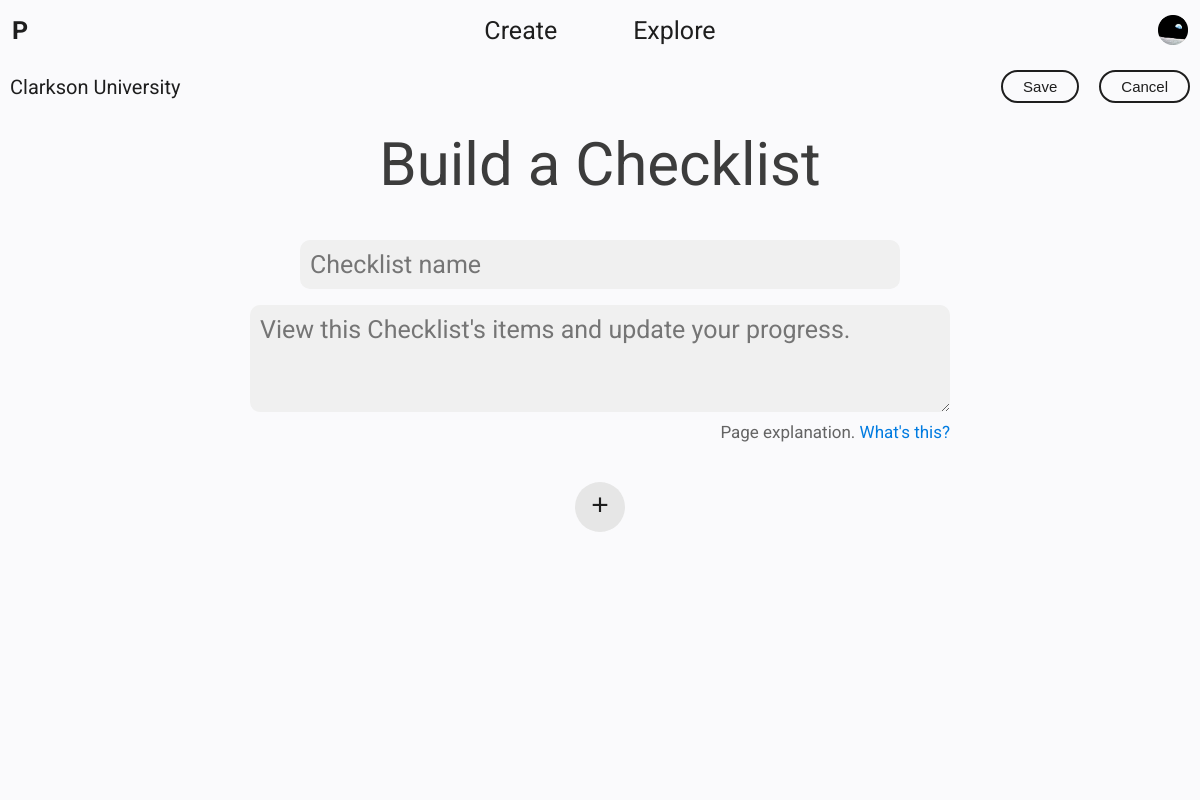
The page /create/build/?type=Checklist (signed in) on the database its author committed.
### builder/models.py (models this page shows, shortened)
class Profile(models.Model):
    user = models.OneToOneField(settings.AUTH_USER_MODEL, on_delete=models.CASCADE)
    organization = models.ForeignKey(Organization, null=True, on_delete=models.SET_NULL)

class Organization(models.Model):
    name = models.CharField(max_length=LENGTH_SHORT)
    headquarters = models.CharField(max_length=LENGTH_MEDIUM)
    description = models.CharField(max_length=LENGTH_LONG)
    isPrivate = models.BooleanField(default=False)
    owner = models.ForeignKey(settings.AUTH_USER_MODEL, on_delete=models.CASCADE) # SET_NULL? Orphan Organization?
    approved = models.BooleanField(default=False)
    objects = OrganizationManager()

class PageInfo(models.Model):
    type = models.CharField(max_length=LENGTH_SHORT)
    description = models.CharField(max_length=LENGTH_MEDIUM)
    color = models.ForeignKey(ColorField, on_delete=models.CASCADE)
    defaultExplanation = models.CharField(max_length=LENGTH_LONG)
    hasSingleItem = models.BooleanField()

### builder/views.py (the view, shortened to what this page needs)
# urls.py: path('create/build/', views.build, name='build'),
@login_required
def build(request):
    if request.method == 'GET':
        buildForm = BuildForm(request.GET)
        if not buildForm.is_valid():
            return render(request, 'select_page_type.html', {'pageInfos': PageInfo.objects.all()})
        pageInfo = PageInfo.objects.get(type=buildForm.cleaned_data['type'])
        if not pageInfo:
            return redirect('/create/build/')
        content = {'defaultExplanation': pageInfo.defaultExplanation, 'pageInfos': PageInfo.objects.all() }
        pageId = buildForm.cleaned_data['idd']
        if pageId and Page.objects.filter(organization=request.user.profile.organization, id=pageId).exists():
            content.update({'pageData': Page.objects.get(id=pageId).serialize()})
        else:
            content.update({'pageData': {'info': pageInfo, 'items': {}}})
        return render(request, 'build_page.html', content)

### pages/templatetags/core_tags.py (called while the page is built)
@register.filter(name='buildPageTitle')
def buildPageTitle(pageName):
    if not pageName:
        return 'Pages'
    return 'Pages | {}'.format(pageName)

### builder/templates/build_page.html (shortened to what this page needs)
<html>
    {% load core_tags %}
    {% load static %}
    <head>
    </head>
    <body>
        {% include 'core.html' %}
        <link rel="stylesheet" type="text/css" href="{% static 'styles/build_page.css' %}">
        <link rel="stylesheet" type="text/css" href="{% static 'styles/builder/fields.css' %}">
        <div class="mini-banner">
            <a href="{% url 'explore' %}?organization={{ request.user.profile.organization.name  }}">{{ request.user.profile.organization.name  }}</a>
            <div class="actions">
                <button onclick="document.getElementById('pageForm').submit();">Save</button>
                {% if pageData.id %}
                    <button onclick="confirmationPopup.display(`Permanently delete <b>{{ pageData.name }}</b>
                                                                from {{ request.user.profile.organization.name }}?`,
                                                            'Delete',
                                                            'pageIdToDelete',
                                                            {{ pageData.id }})">Delete</button>
                {% else %}
                    <button onclick="location.href='{% url 'build' %}'">Cancel</button>
                {% endif %}
            </div>
        </div>
        <div class="content">
            <div class="heading">
                {% if pageData.info.type|first|upper in 'AEIOU' %}
                    <h1>Build an {{ pageData.info.type }}</h1>
                {% else %}
                    <h1>Build a {{ pageData.info.type }}</h1>
                {% endif %}
            </div>
            <form id="pageForm" method="POST">
                <input id="pageNameInput" name="pageName" placeholder="{{ pageData.info.type }} name" autocomplete="off" value="{{ pageData.name }}" required>
                <div class="explanation-container">
                    {% if pageData.explanation != defaultExplanation %}
                        <textarea id="pageExplanationTextArea" name="pageExplanation" placeholder="{{ defaultExplanation }}" rows="3">{{ pageData.explanation }}</textarea>
                    {% else %}
                        <textarea id="pageExplanationTextArea" name="pageExplanation" placeholder="{{ defaultExplanation }}" rows="3"></textarea>
                    {% endif %}
                    <h5>Page explanation. <a>What's this?</a></h5>
                </div>
                {% with "styles/builder/"|add:pageData.info.type|lower|add:"_item.css" as pageItemStylesheet %}
                    <link rel="stylesheet" type="text/css" href="{% static pageItemStylesheet %}">
                {% endwith %}
                {% if not pageData.info.hasSingleItem %}
                    <button id="addItemButton" type="button" onclick="page.addItem()">+</button>
                {% endif %}
            </form>
        </div>
    </body>
    {% include 'base_popup.html' %}
    {% include 'confirmation_popup.html' %}
</html>

### pages/static/styles/core.css (style rules this page uses)
html { color: rgb(60, 60, 60); }
a { color: rgb(0, 123, 224); }
input, textarea { padding: 10px; font-size: 25px; font-family: Roboto; color: rgb(60, 60, 60); border-radius: 10px; background-color: rgb(240, 240, 240); border: none; outline: none; }
body { width: 100%; height: 100%; display: flex; flex-direction: column; margin: 0; font-family: Roboto; overflow: hidden; }
.content { position: relative; width: 100%; height: 100%; display: flex; flex-direction: column; align-items: center; flex: 1; overflow: auto; overflow-x: hidden; background-color: rgb(250, 250, 252); }
.content .heading { width: 92vw; display: flex; flex-direction: column; align-items: center; justify-content: center; margin-top: 5vh; }
.content .heading h1 { margin: 0 0 2vh 0; text-align: center; font-size: 60px; font-weight: normal; }

### pages/static/styles/banner.css (style rules this page uses)
.mini-banner { width: 100vw; display: flex; flex-direction: column; justify-content: center; align-items: center; padding: 10px 0; color: rgb(255, 255, 255); background-color: rgb(240, 240, 240); background-color: rgb(20, 77, 64); }
.mini-banner a { margin-bottom: 5px; font-size: 20px; font-weight: normal; text-decoration: none; color: rgb(255, 255, 255); }
.mini-banner .actions { display: flex; align-self: flex-end; margin: 10px 0 5px 0; }
.mini-banner .actions button { margin: 0 10px; padding: 6px 20px; font-size: 15px; color: rgb(255, 255, 255); border: 2px solid rgb(255, 255, 255); border-radius: 20px; background-color: transparent; cursor: pointer; }
@media only screen and (min-width: 580px) { .mini-banner { flex-direction: row; justify-content: space-between; } }
@media only screen and (min-width: 580px) { .mini-banner a { margin: 0 0 0 10px; } }
@media only screen and (min-width: 580px) { .mini-banner .actions { margin: 0; } }

### builder/static/styles/build_page.css (style rules this page uses)
.mini-banner { background-color: rgb(250, 250, 252); }
.mini-banner a { color: rgb(30, 30, 30); }
.mini-banner .actions button { color: rgb(30, 30, 30); border-color: rgb(30, 30, 30); }
.content .heading { margin-top: 2vh; }
.content form { width: 92vw; max-width: 800px; display: flex; flex-direction: column; align-items: center; margin: 2vh 0 10vh 0; }
.content form input, textarea { width: 100%; }
.content form #pageNameInput { max-width: 600px; margin: 1vh 0; }
.content form .explanation-container { width: 100%; max-width: 700px; display: flex; flex-direction: column; margin: 1vh 0; }
.content form .explanation-container h5 { align-self: flex-end; margin: 10px 0 0 0; font-size: 17px; font-weight: normal; color: rgb(100, 100, 100); }
.content form .explanation-container h5 a { cursor: pointer; }
.content form .explanation-container #pageExplanationTextArea { width: 100%; }
.content form #addItemButton { width: 50px; height: 50px; padding-bottom: 5px; font-size: 30px; color: rgb(30, 30, 30); background-color: rgb(230, 230, 230); border: none; border-radius: 50px; outline: none; cursor: pointer; }

### pages/static/styles/base_popup.css (style rules this page uses)
form { display: none; flex-direction: column; align-items: center; margin: 1vh 0 0 0; }

### rows shown on the page
PageInfo: info.type "Checklist", pageName "Checklist name", pageExplanation "View this Checklist's items and update your progress."

### other values the page prints
{{ request.user.profile.organization.name }} "Clarkson University"
